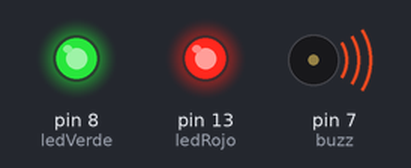
Simulated run of this sketch. Board: Arduino Uno, built with avr-gcc and run on an emulated ATmega328P. Parts: output pins drawn as LEDs (lit = HIGH), buzzer (waves = sounding, pin HIGH).

Above: at 0.5 s.
At 3.5 s:
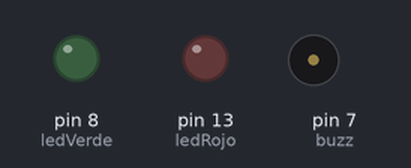
Timing chart, 0 to 4.6 s (numbered marks = the images above):
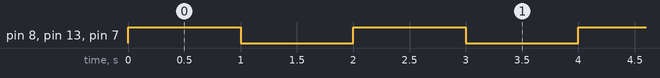

The sketch:

LEDs.ino
```cpp
int ledRojo = 13;
int ledVerde = 8;
int buzz = 7;

void setup() {
  // put your setup code here, to run once:
  pinMode(ledRojo,OUTPUT);
  pinMode(ledVerde,OUTPUT);
  pinMode(buzz,OUTPUT);
}

void loop() {
  // put your main code here, to run repeatedly:

  digitalWrite(ledRojo,HIGH);
  digitalWrite(ledVerde,HIGH);
  digitalWrite(buzz,HIGH);
  delay(1000);

  digitalWrite(ledRojo,LOW);
  digitalWrite(ledVerde,LOW);
  digitalWrite(buzz,LOW);
  delay(1000);
}
```

Measured:
- by itself, pin 8 (ledVerde), pin 13 (ledRojo), pin 7 (buzz): alternates HIGH for 1.0 s and LOW for 1.0 s
